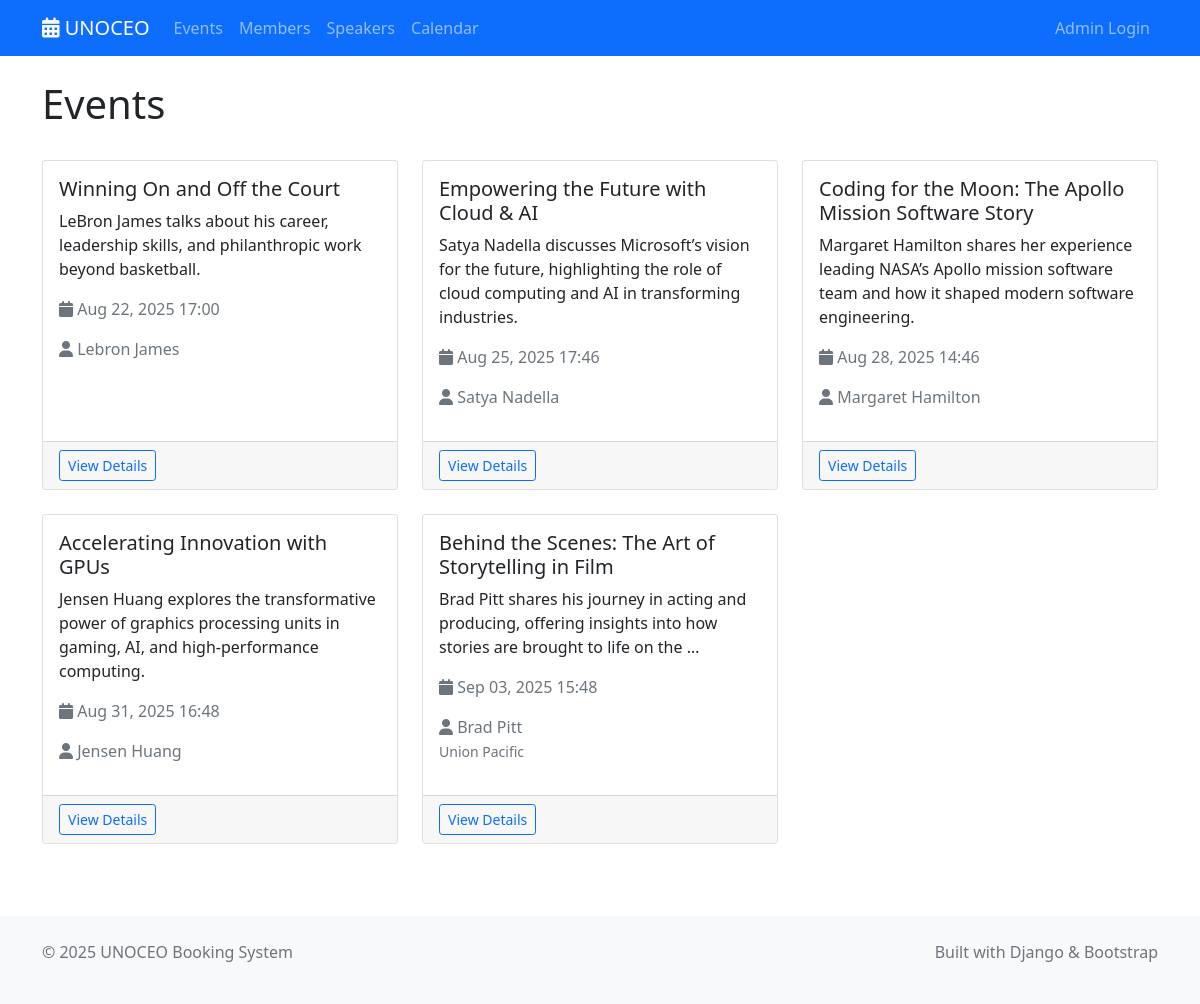
Screenshot of /events/ with the database file from the repository.
### shared/models.py (models this page shows, shortened)
class Event(models.Model):
    title = models.CharField(max_length=300)
    description = models.TextField()
    start_datetime = models.DateTimeField()
    end_datetime = models.DateTimeField()
    speaker = models.ForeignKey(Speaker, on_delete=models.CASCADE)  # Required
    created_by = models.ForeignKey(User, on_delete=models.CASCADE)
    created_at = models.DateTimeField(auto_now_add=True)
    updated_at = models.DateTimeField(auto_now=True)
    class Meta:
        ordering = ['-start_datetime']

class Speaker(models.Model):
    name = models.CharField(max_length=200)
    email = models.EmailField(validators=[EmailValidator()])
    bio = models.TextField(blank=True)
    company_name = models.CharField(max_length=200, blank=True, help_text="Speaker's company or organization")
    created_at = models.DateTimeField(auto_now_add=True)
    updated_at = models.DateTimeField(auto_now=True)
    class Meta:
        ordering = ['name']

### event_management/display/views.py (the view)
# urls.py: path('', views.EventListView.as_view(), name='list'),
class EventListView(ListView):
    model = Event
    template_name = 'event_management/list.html'
    context_object_name = 'events'
    paginate_by = 10
    def get_queryset(self):
        return Event.objects.all().order_by('start_datetime')

### event_management/display/templates/event_management/list.html (shortened to what this page needs)
{% extends 'base.html' %}
{% block content %}
<div class="container mt-4">
    <div class="d-flex justify-content-between align-items-center mb-4">
        <h1>Events</h1>
    </div>
    {% if events %}
        <div class="row">
            {% for event in events %}
                <div class="col-md-6 col-lg-4 mb-4">
                    <div class="card h-100">
                        <div class="card-body">
                            <h5 class="card-title">{{ event.title }}</h5>
                            <p class="card-text">{{ event.description|truncatewords:20 }}</p>
                            <p class="text-muted">
                                <i class="fas fa-calendar"></i> {{ event.start_datetime|date:"M d, Y H:i" }}
                            </p>
                            <p class="text-muted">
                                <i class="fas fa-user"></i> {{ event.speaker.name }}
                                {% if event.speaker.company_name %}
                                    <br><small>{{ event.speaker.company_name }}</small>
                                {% endif %}
                            </p>
                        </div>
                        <div class="card-footer">
                            <a href="{% url 'event_management:detail' event.pk %}" class="btn btn-outline-primary btn-sm">
                                View Details
                            </a>
                        </div>
                    </div>
                </div>
            {% endfor %}
        </div>
    {% endif %}
</div>
{% endblock %}

### rows the page displays
Event: title "Winning On and Off the Court", description "LeBron James talks about his career, leadership skills, and philanthropic work beyond basketball.", start_datetime "Aug 22, 2025 17:00", speaker.name "Lebron James"
Event: title "Empowering the Future with Cloud & AI", description "Satya Nadella discusses Microsoft’s vision for the future, highlighting the role of cloud computing and AI in transforming industries.", start_datetime "Aug 25, 2025 17:46", speaker.name "Satya Nadella"
Event: title "Coding for the Moon: The Apollo Mission Software Story", description "Margaret Hamilton shares her experience leading NASA’s Apollo mission software team and how it shaped modern software engineering.", start_datetime "Aug 28, 2025 14:46", speaker.name "Margaret Hamilton"
Event: title "Accelerating Innovation with GPUs", description "Jensen Huang explores the transformative power of graphics processing units in gaming, AI, and high-performance computing.", start_datetime "Aug 31, 2025 16:48", speaker.name "Jensen Huang"
Event: title "Behind the Scenes: The Art of Storytelling in Film", description "Brad Pitt shares his journey in acting and producing, offering insights into how stories are brought to life on the …", start_datetime "Sep 03, 2025 15:48", speaker.name "Brad Pitt", speaker.company_name "Union Pacific"
